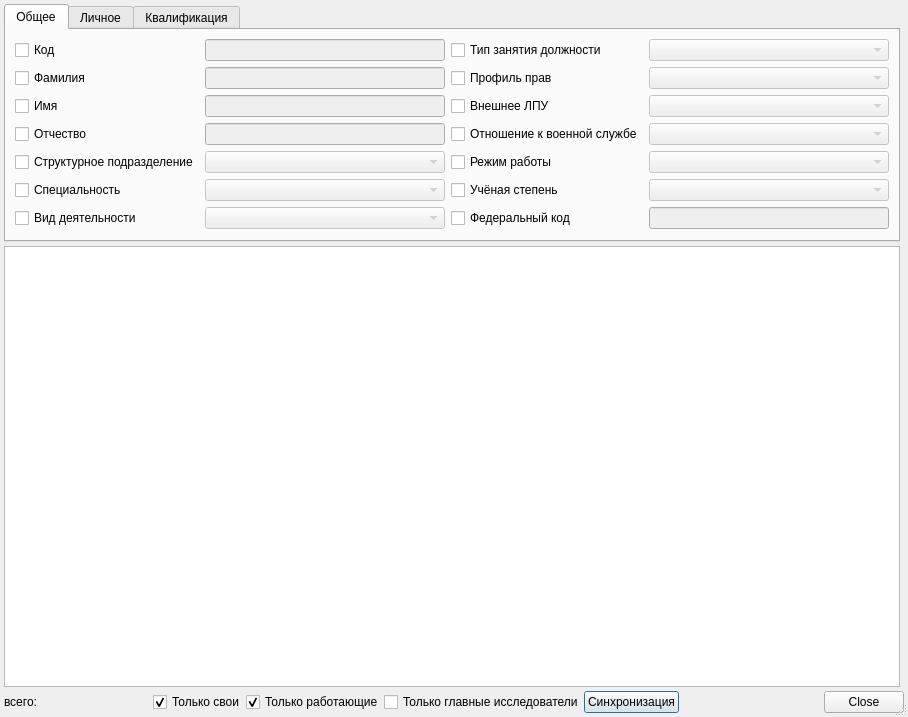
<?xml version="1.0" encoding="UTF-8"?>
<ui version="4.0">
 <class>PersonsListDialog</class>
 <widget class="QDialog" name="PersonsListDialog">
  <property name="windowModality">
   <enum>Qt::ApplicationModal</enum>
  </property>
  <property name="geometry">
   <rect>
    <x>0</x>
    <y>0</y>
    <width>908</width>
    <height>717</height>
   </rect>
  </property>
  <property name="windowTitle">
   <string>Список записей</string>
  </property>
  <property name="sizeGripEnabled">
   <bool>true</bool>
  </property>
  <property name="modal">
   <bool>true</bool>
  </property>
  <layout class="QGridLayout" name="gridLayout">
   <property name="margin">
    <number>4</number>
   </property>
   <property name="spacing">
    <number>4</number>
   </property>
   <item row="30" column="0">
    <widget class="CTableView" name="tblItems">
     <property name="whatsThis">
      <string comment="ура!">список записей</string>
     </property>
     <property name="tabKeyNavigation">
      <bool>false</bool>
     </property>
     <property name="alternatingRowColors">
      <bool>true</bool>
     </property>
    </widget>
   </item>
   <item row="32" column="0" colspan="2">
    <layout class="QHBoxLayout" stretch="0,0,0,0,0,0,0,0">
     <property name="spacing">
      <number>0</number>
     </property>
     <property name="margin">
      <number>0</number>
     </property>
     <item>
      <widget class="QLabel" name="label">
       <property name="text">
        <string>всего: </string>
       </property>
      </widget>
     </item>
     <item>
      <spacer>
       <property name="orientation">
        <enum>Qt::Horizontal</enum>
       </property>
       <property name="sizeHint" stdset="0">
        <size>
         <width>40</width>
         <height>20</height>
        </size>
       </property>
      </spacer>
     </item>
     <item>
      <widget class="QCheckBox" name="chkOnlyOwn">
       <property name="text">
        <string>Только свои</string>
       </property>
       <property name="checked">
        <bool>true</bool>
       </property>
      </widget>
     </item>
     <item>
      <widget class="QCheckBox" name="chkOnlyWorking">
       <property name="text">
        <string>Только работающие</string>
       </property>
       <property name="checked">
        <bool>true</bool>
       </property>
      </widget>
     </item>
     <item>
      <widget class="QCheckBox" name="chkOnlyResearcher">
       <property name="text">
        <string>Только главные исследователи</string>
       </property>
      </widget>
     </item>
     <item>
      <widget class="QPushButton" name="btnSync">
       <property name="text">
        <string>Синхронизация</string>
       </property>
      </widget>
     </item>
     <item>
      <spacer>
       <property name="orientation">
        <enum>Qt::Horizontal</enum>
       </property>
       <property name="sizeHint" stdset="0">
        <size>
         <width>40</width>
         <height>20</height>
        </size>
       </property>
      </spacer>
     </item>
     <item>
      <widget class="QDialogButtonBox" name="buttonBox">
       <property name="standardButtons">
        <set>QDialogButtonBox::Close</set>
       </property>
      </widget>
     </item>
    </layout>
   </item>
   <item row="3" column="0">
    <widget class="QTabWidget" name="tabWidget">
     <property name="sizePolicy">
      <sizepolicy hsizetype="Preferred" vsizetype="Preferred">
       <horstretch>0</horstretch>
       <verstretch>0</verstretch>
      </sizepolicy>
     </property>
     <property name="focusPolicy">
      <enum>Qt::NoFocus</enum>
     </property>
     <property name="contextMenuPolicy">
      <enum>Qt::NoContextMenu</enum>
     </property>
     <property name="layoutDirection">
      <enum>Qt::LeftToRight</enum>
     </property>
     <property name="currentIndex">
      <number>0</number>
     </property>
     <property name="elideMode">
      <enum>Qt::ElideNone</enum>
     </property>
     <widget class="QWidget" name="tabCommon">
      <property name="focusPolicy">
       <enum>Qt::NoFocus</enum>
      </property>
      <attribute name="title">
       <string>Общее</string>
      </attribute>
      <layout class="QGridLayout" name="gridLayout_2">
       <item row="11" column="0">
        <widget class="QCheckBox" name="chkSpec">
         <property name="sizePolicy">
          <sizepolicy hsizetype="Maximum" vsizetype="Fixed">
           <horstretch>0</horstretch>
           <verstretch>0</verstretch>
          </sizepolicy>
         </property>
         <property name="text">
          <string>Специальность</string>
         </property>
        </widget>
       </item>
       <item row="4" column="2">
        <widget class="QCheckBox" name="chkUserRightsProfile">
         <property name="sizePolicy">
          <sizepolicy hsizetype="Maximum" vsizetype="Fixed">
           <horstretch>0</horstretch>
           <verstretch>0</verstretch>
          </sizepolicy>
         </property>
         <property name="text">
          <string>Профиль прав</string>
         </property>
        </widget>
       </item>
       <item row="5" column="2">
        <widget class="QCheckBox" name="chkLPU">
         <property name="sizePolicy">
          <sizepolicy hsizetype="Maximum" vsizetype="Fixed">
           <horstretch>0</horstretch>
           <verstretch>0</verstretch>
          </sizepolicy>
         </property>
         <property name="text">
          <string>Внешнее ЛПУ</string>
         </property>
        </widget>
       </item>
       <item row="11" column="2">
        <widget class="QCheckBox" name="chkAcademicDegree">
         <property name="text">
          <string>Учёная степень</string>
         </property>
        </widget>
       </item>
       <item row="5" column="1">
        <widget class="QLineEdit" name="edtFirstName">
         <property name="enabled">
          <bool>false</bool>
         </property>
        </widget>
       </item>
       <item row="11" column="3">
        <widget class="CEnumComboBox" name="cmbAcademicDegree">
         <property name="enabled">
          <bool>false</bool>
         </property>
        </widget>
       </item>
       <item row="1" column="3">
        <widget class="CEnumComboBox" name="cmbOccupationType">
         <property name="enabled">
          <bool>false</bool>
         </property>
        </widget>
       </item>
       <item row="7" column="2">
        <widget class="QCheckBox" name="chkIsReservist">
         <property name="text">
          <string>Отношение к военной службе</string>
         </property>
        </widget>
       </item>
       <item row="13" column="1">
        <widget class="CRBComboBox" name="cmbActivity">
         <property name="enabled">
          <bool>false</bool>
         </property>
        </widget>
       </item>
       <item row="5" column="0">
        <widget class="QCheckBox" name="chkFirstName">
         <property name="text">
          <string>Имя</string>
         </property>
        </widget>
       </item>
       <item row="4" column="3">
        <widget class="CRBComboBox" name="cmbUserRightsProfile">
         <property name="enabled">
          <bool>false</bool>
         </property>
        </widget>
       </item>
       <item row="1" column="2">
        <widget class="QCheckBox" name="chkOccupationType">
         <property name="text">
          <string>Тип занятия должности</string>
         </property>
        </widget>
       </item>
       <item row="13" column="0">
        <widget class="QCheckBox" name="chkActivity">
         <property name="sizePolicy">
          <sizepolicy hsizetype="Maximum" vsizetype="Fixed">
           <horstretch>0</horstretch>
           <verstretch>0</verstretch>
          </sizepolicy>
         </property>
         <property name="text">
          <string>Вид деятельности</string>
         </property>
        </widget>
       </item>
       <item row="4" column="0">
        <widget class="QCheckBox" name="chkLastName">
         <property name="text">
          <string>Фамилия</string>
         </property>
        </widget>
       </item>
       <item row="7" column="3">
        <widget class="CEnumComboBox" name="cmbIsReservist">
         <property name="enabled">
          <bool>false</bool>
         </property>
        </widget>
       </item>
       <item row="4" column="1">
        <widget class="QLineEdit" name="edtLastName">
         <property name="enabled">
          <bool>false</bool>
         </property>
        </widget>
       </item>
       <item row="9" column="1">
        <widget class="COrgStructureComboBox" name="boxStrPodr">
         <property name="enabled">
          <bool>false</bool>
         </property>
        </widget>
       </item>
       <item row="7" column="1">
        <widget class="QLineEdit" name="edtPatrName">
         <property name="enabled">
          <bool>false</bool>
         </property>
        </widget>
       </item>
       <item row="9" column="3">
        <widget class="CEnumComboBox" name="cmbEmploymentType">
         <property name="enabled">
          <bool>false</bool>
         </property>
        </widget>
       </item>
       <item row="1" column="0">
        <widget class="QCheckBox" name="chkCode">
         <property name="text">
          <string>Код</string>
         </property>
        </widget>
       </item>
       <item row="1" column="1">
        <widget class="QLineEdit" name="edtCode">
         <property name="enabled">
          <bool>false</bool>
         </property>
        </widget>
       </item>
       <item row="13" column="3">
        <widget class="QLineEdit" name="edtFedCode">
         <property name="enabled">
          <bool>false</bool>
         </property>
        </widget>
       </item>
       <item row="9" column="0">
        <widget class="QCheckBox" name="chkStrPodr">
         <property name="sizePolicy">
          <sizepolicy hsizetype="Maximum" vsizetype="Fixed">
           <horstretch>0</horstretch>
           <verstretch>0</verstretch>
          </sizepolicy>
         </property>
         <property name="text">
          <string>Структурное подразделение</string>
         </property>
        </widget>
       </item>
       <item row="9" column="2">
        <widget class="QCheckBox" name="chkEmploymentType">
         <property name="text">
          <string>Режим работы</string>
         </property>
        </widget>
       </item>
       <item row="13" column="2">
        <widget class="QCheckBox" name="chkFedCode">
         <property name="text">
          <string>Федеральный код</string>
         </property>
        </widget>
       </item>
       <item row="11" column="1">
        <widget class="CRBComboBox" name="cmbSpeciality">
         <property name="enabled">
          <bool>false</bool>
         </property>
        </widget>
       </item>
       <item row="7" column="0">
        <widget class="QCheckBox" name="chkPatrName">
         <property name="text">
          <string>Отчество</string>
         </property>
        </widget>
       </item>
       <item row="5" column="3">
        <widget class="CPolyclinicExtendedComboBox" name="cmbOrg">
         <property name="enabled">
          <bool>false</bool>
         </property>
        </widget>
       </item>
      </layout>
     </widget>
     <widget class="QWidget" name="tabPrivateInform">
      <attribute name="title">
       <string>Личное</string>
      </attribute>
      <layout class="QGridLayout" name="gridLayout_6">
       <item row="0" column="0">
        <layout class="QGridLayout" name="gridLayout_5">
         <item row="1" column="0">
          <widget class="QCheckBox" name="chkMaritalStatus">
           <property name="text">
            <string>Семейное положение</string>
           </property>
          </widget>
         </item>
         <item row="4" column="0">
          <widget class="QCheckBox" name="chkBirthDate">
           <property name="text">
            <string>Дата рождения</string>
           </property>
          </widget>
         </item>
         <item row="4" column="1">
          <widget class="CDateEdit" name="edtBirthDate">
           <property name="enabled">
            <bool>false</bool>
           </property>
           <property name="sizePolicy">
            <sizepolicy hsizetype="Fixed" vsizetype="Fixed">
             <horstretch>0</horstretch>
             <verstretch>0</verstretch>
            </sizepolicy>
           </property>
          </widget>
         </item>
         <item row="3" column="1">
          <widget class="QComboBox" name="cmbSex">
           <property name="enabled">
            <bool>false</bool>
           </property>
           <property name="sizePolicy">
            <sizepolicy hsizetype="MinimumExpanding" vsizetype="Fixed">
             <horstretch>0</horstretch>
             <verstretch>0</verstretch>
            </sizepolicy>
           </property>
           <item>
            <property name="text">
             <string/>
            </property>
           </item>
           <item>
            <property name="text">
             <string>М</string>
            </property>
           </item>
           <item>
            <property name="text">
             <string>Ж</string>
            </property>
           </item>
          </widget>
         </item>
         <item row="2" column="0">
          <widget class="QCheckBox" name="chkCitizenship">
           <property name="text">
            <string>Гражданство</string>
           </property>
          </widget>
         </item>
         <item row="0" column="1">
          <widget class="CEnumComboBox" name="cmbRegistryType">
           <property name="enabled">
            <bool>false</bool>
           </property>
           <property name="sizePolicy">
            <sizepolicy hsizetype="MinimumExpanding" vsizetype="Fixed">
             <horstretch>0</horstretch>
             <verstretch>0</verstretch>
            </sizepolicy>
           </property>
          </widget>
         </item>
         <item row="2" column="1">
          <widget class="CRBComboBox" name="cmbCitizenship">
           <property name="enabled">
            <bool>false</bool>
           </property>
           <property name="sizePolicy">
            <sizepolicy hsizetype="MinimumExpanding" vsizetype="Fixed">
             <horstretch>0</horstretch>
             <verstretch>0</verstretch>
            </sizepolicy>
           </property>
          </widget>
         </item>
         <item row="3" column="0">
          <widget class="QCheckBox" name="chkSex">
           <property name="text">
            <string>Пол</string>
           </property>
          </widget>
         </item>
         <item row="0" column="0">
          <widget class="QCheckBox" name="chkRegistryType">
           <property name="text">
            <string>Тип регистрации</string>
           </property>
          </widget>
         </item>
         <item row="1" column="1">
          <widget class="CEnumComboBox" name="cmbMaritalStatus">
           <property name="enabled">
            <bool>false</bool>
           </property>
           <property name="sizePolicy">
            <sizepolicy hsizetype="MinimumExpanding" vsizetype="Fixed">
             <horstretch>0</horstretch>
             <verstretch>0</verstretch>
            </sizepolicy>
           </property>
          </widget>
         </item>
         <item row="0" column="2">
          <spacer name="horizontalSpacer_2">
           <property name="orientation">
            <enum>Qt::Horizontal</enum>
           </property>
           <property name="sizeHint" stdset="0">
            <size>
             <width>40</width>
             <height>20</height>
            </size>
           </property>
          </spacer>
         </item>
        </layout>
       </item>
       <item row="1" column="0">
        <spacer name="verticalSpacer_2">
         <property name="orientation">
          <enum>Qt::Vertical</enum>
         </property>
         <property name="sizeHint" stdset="0">
          <size>
           <width>20</width>
           <height>40</height>
          </size>
         </property>
        </spacer>
       </item>
      </layout>
     </widget>
     <widget class="QWidget" name="tabQualification">
      <property name="layoutDirection">
       <enum>Qt::LeftToRight</enum>
      </property>
      <attribute name="title">
       <string>Квалификация</string>
      </attribute>
      <layout class="QGridLayout" name="gridLayout_4">
       <item row="0" column="0">
        <layout class="QGridLayout" name="gridLayout_3">
         <item row="1" column="1">
          <widget class="CRBComboBox" name="cmbCategory">
           <property name="enabled">
            <bool>false</bool>
           </property>
           <property name="sizePolicy">
            <sizepolicy hsizetype="MinimumExpanding" vsizetype="Fixed">
             <horstretch>0</horstretch>
             <verstretch>0</verstretch>
            </sizepolicy>
           </property>
          </widget>
         </item>
         <item row="0" column="1">
          <widget class="CEnumComboBox" name="cmbEducationType">
           <property name="enabled">
            <bool>false</bool>
           </property>
           <property name="sizePolicy">
            <sizepolicy hsizetype="MinimumExpanding" vsizetype="Fixed">
             <horstretch>0</horstretch>
             <verstretch>0</verstretch>
            </sizepolicy>
           </property>
          </widget>
         </item>
         <item row="1" column="0">
          <widget class="QCheckBox" name="chkCategory">
           <property name="text">
            <string>Категория</string>
           </property>
          </widget>
         </item>
         <item row="0" column="0">
          <widget class="QCheckBox" name="chkEducationType">
           <property name="text">
            <string>Тип образования</string>
           </property>
          </widget>
         </item>
         <item row="0" column="2">
          <spacer name="horizontalSpacer">
           <property name="orientation">
            <enum>Qt::Horizontal</enum>
           </property>
           <property name="sizeHint" stdset="0">
            <size>
             <width>40</width>
             <height>20</height>
            </size>
           </property>
          </spacer>
         </item>
        </layout>
       </item>
       <item row="1" column="0">
        <spacer name="verticalSpacer">
         <property name="orientation">
          <enum>Qt::Vertical</enum>
         </property>
         <property name="sizeHint" stdset="0">
          <size>
           <width>20</width>
           <height>40</height>
          </size>
         </property>
        </spacer>
       </item>
      </layout>
     </widget>
    </widget>
   </item>
  </layout>
 </widget>
 <customwidgets>
  <customwidget>
   <class>CRBComboBox</class>
   <extends>QComboBox</extends>
   <header>library/crbcombobox.h</header>
  </customwidget>
  <customwidget>
   <class>CTableView</class>
   <extends>QTableView</extends>
   <header>library/TableView.h</header>
  </customwidget>
  <customwidget>
   <class>CDateEdit</class>
   <extends>QDateEdit</extends>
   <header>library/DateEdit.h</header>
  </customwidget>
  <customwidget>
   <class>COrgStructureComboBox</class>
   <extends>QComboBox</extends>
   <header>Orgs/OrgStructComboBoxes.h</header>
  </customwidget>
  <customwidget>
   <class>CPolyclinicExtendedComboBox</class>
   <extends>QComboBox</extends>
   <header>Orgs/OrgComboBox.h</header>
  </customwidget>
  <customwidget>
   <class>CEnumComboBox</class>
   <extends>QComboBox</extends>
   <header>library/Enum.h</header>
  </customwidget>
 </customwidgets>
 <tabstops>
  <tabstop>chkCode</tabstop>
  <tabstop>edtCode</tabstop>
  <tabstop>chkLastName</tabstop>
  <tabstop>edtLastName</tabstop>
  <tabstop>chkFirstName</tabstop>
  <tabstop>edtFirstName</tabstop>
  <tabstop>chkPatrName</tabstop>
  <tabstop>edtPatrName</tabstop>
  <tabstop>chkStrPodr</tabstop>
  <tabstop>boxStrPodr</tabstop>
  <tabstop>chkSpec</tabstop>
  <tabstop>cmbSpeciality</tabstop>
  <tabstop>chkActivity</tabstop>
  <tabstop>cmbActivity</tabstop>
  <tabstop>chkOccupationType</tabstop>
  <tabstop>cmbOccupationType</tabstop>
  <tabstop>chkUserRightsProfile</tabstop>
  <tabstop>cmbUserRightsProfile</tabstop>
  <tabstop>chkLPU</tabstop>
  <tabstop>cmbOrg</tabstop>
  <tabstop>chkIsReservist</tabstop>
  <tabstop>cmbIsReservist</tabstop>
  <tabstop>chkEmploymentType</tabstop>
  <tabstop>cmbEmploymentType</tabstop>
  <tabstop>chkAcademicDegree</tabstop>
  <tabstop>cmbAcademicDegree</tabstop>
  <tabstop>chkFedCode</tabstop>
  <tabstop>edtFedCode</tabstop>
  <tabstop>tblItems</tabstop>
  <tabstop>chkOnlyOwn</tabstop>
  <tabstop>chkOnlyWorking</tabstop>
  <tabstop>chkOnlyResearcher</tabstop>
  <tabstop>btnSync</tabstop>
  <tabstop>buttonBox</tabstop>
  <tabstop>chkRegistryType</tabstop>
  <tabstop>cmbRegistryType</tabstop>
  <tabstop>chkMaritalStatus</tabstop>
  <tabstop>cmbMaritalStatus</tabstop>
  <tabstop>chkCitizenship</tabstop>
  <tabstop>cmbCitizenship</tabstop>
  <tabstop>chkSex</tabstop>
  <tabstop>cmbSex</tabstop>
  <tabstop>chkBirthDate</tabstop>
  <tabstop>edtBirthDate</tabstop>
  <tabstop>chkEducationType</tabstop>
  <tabstop>cmbEducationType</tabstop>
  <tabstop>chkCategory</tabstop>
  <tabstop>cmbCategory</tabstop>
 </tabstops>
 <resources/>
 <connections>
  <connection>
   <sender>buttonBox</sender>
   <signal>rejected()</signal>
   <receiver>PersonsListDialog</receiver>
   <slot>close()</slot>
   <hints>
    <hint type="sourcelabel">
     <x>902</x>
     <y>711</y>
    </hint>
    <hint type="destinationlabel">
     <x>777</x>
     <y>420</y>
    </hint>
   </hints>
  </connection>
  <connection>
   <sender>chkFedCode</sender>
   <signal>toggled(bool)</signal>
   <receiver>edtFedCode</receiver>
   <slot>setEnabled(bool)</slot>
   <hints>
    <hint type="sourcelabel">
     <x>667</x>
     <y>234</y>
    </hint>
    <hint type="destinationlabel">
     <x>888</x>
     <y>234</y>
    </hint>
   </hints>
  </connection>
  <connection>
   <sender>chkFedCode</sender>
   <signal>clicked()</signal>
   <receiver>edtFedCode</receiver>
   <slot>setFocus()</slot>
   <hints>
    <hint type="sourcelabel">
     <x>667</x>
     <y>234</y>
    </hint>
    <hint type="destinationlabel">
     <x>888</x>
     <y>234</y>
    </hint>
   </hints>
  </connection>
  <connection>
   <sender>chkStrPodr</sender>
   <signal>toggled(bool)</signal>
   <receiver>boxStrPodr</receiver>
   <slot>setEnabled(bool)</slot>
   <hints>
    <hint type="sourcelabel">
     <x>207</x>
     <y>162</y>
    </hint>
    <hint type="destinationlabel">
     <x>252</x>
     <y>162</y>
    </hint>
   </hints>
  </connection>
  <connection>
   <sender>chkSpec</sender>
   <signal>toggled(bool)</signal>
   <receiver>cmbSpeciality</receiver>
   <slot>setEnabled(bool)</slot>
   <hints>
    <hint type="sourcelabel">
     <x>124</x>
     <y>198</y>
    </hint>
    <hint type="destinationlabel">
     <x>307</x>
     <y>195</y>
    </hint>
   </hints>
  </connection>
  <connection>
   <sender>chkPatrName</sender>
   <signal>toggled(bool)</signal>
   <receiver>edtPatrName</receiver>
   <slot>setEnabled(bool)</slot>
   <hints>
    <hint type="sourcelabel">
     <x>172</x>
     <y>135</y>
    </hint>
    <hint type="destinationlabel">
     <x>300</x>
     <y>137</y>
    </hint>
   </hints>
  </connection>
  <connection>
   <sender>chkActivity</sender>
   <signal>toggled(bool)</signal>
   <receiver>cmbActivity</receiver>
   <slot>setEnabled(bool)</slot>
   <hints>
    <hint type="sourcelabel">
     <x>153</x>
     <y>231</y>
    </hint>
    <hint type="destinationlabel">
     <x>241</x>
     <y>225</y>
    </hint>
   </hints>
  </connection>
  <connection>
   <sender>chkFirstName</sender>
   <signal>toggled(bool)</signal>
   <receiver>edtFirstName</receiver>
   <slot>setEnabled(bool)</slot>
   <hints>
    <hint type="sourcelabel">
     <x>172</x>
     <y>107</y>
    </hint>
    <hint type="destinationlabel">
     <x>244</x>
     <y>109</y>
    </hint>
   </hints>
  </connection>
  <connection>
   <sender>chkLastName</sender>
   <signal>toggled(bool)</signal>
   <receiver>edtLastName</receiver>
   <slot>setEnabled(bool)</slot>
   <hints>
    <hint type="sourcelabel">
     <x>139</x>
     <y>81</y>
    </hint>
    <hint type="destinationlabel">
     <x>256</x>
     <y>78</y>
    </hint>
   </hints>
  </connection>
  <connection>
   <sender>chkCode</sender>
   <signal>toggled(bool)</signal>
   <receiver>edtCode</receiver>
   <slot>setEnabled(bool)</slot>
   <hints>
    <hint type="sourcelabel">
     <x>182</x>
     <y>43</y>
    </hint>
    <hint type="destinationlabel">
     <x>263</x>
     <y>47</y>
    </hint>
   </hints>
  </connection>
  <connection>
   <sender>chkOccupationType</sender>
   <signal>toggled(bool)</signal>
   <receiver>cmbOccupationType</receiver>
   <slot>setEnabled(bool)</slot>
   <hints>
    <hint type="sourcelabel">
     <x>649</x>
     <y>50</y>
    </hint>
    <hint type="destinationlabel">
     <x>707</x>
     <y>45</y>
    </hint>
   </hints>
  </connection>
  <connection>
   <sender>chkAcademicDegree</sender>
   <signal>toggled(bool)</signal>
   <receiver>cmbAcademicDegree</receiver>
   <slot>setEnabled(bool)</slot>
   <hints>
    <hint type="sourcelabel">
     <x>619</x>
     <y>200</y>
    </hint>
    <hint type="destinationlabel">
     <x>726</x>
     <y>200</y>
    </hint>
   </hints>
  </connection>
  <connection>
   <sender>chkEmploymentType</sender>
   <signal>toggled(bool)</signal>
   <receiver>cmbEmploymentType</receiver>
   <slot>setEnabled(bool)</slot>
   <hints>
    <hint type="sourcelabel">
     <x>616</x>
     <y>168</y>
    </hint>
    <hint type="destinationlabel">
     <x>748</x>
     <y>167</y>
    </hint>
   </hints>
  </connection>
  <connection>
   <sender>chkIsReservist</sender>
   <signal>toggled(bool)</signal>
   <receiver>cmbIsReservist</receiver>
   <slot>setEnabled(bool)</slot>
   <hints>
    <hint type="sourcelabel">
     <x>660</x>
     <y>137</y>
    </hint>
    <hint type="destinationlabel">
     <x>701</x>
     <y>136</y>
    </hint>
   </hints>
  </connection>
  <connection>
   <sender>chkLPU</sender>
   <signal>toggled(bool)</signal>
   <receiver>cmbOrg</receiver>
   <slot>setEnabled(bool)</slot>
   <hints>
    <hint type="sourcelabel">
     <x>551</x>
     <y>108</y>
    </hint>
    <hint type="destinationlabel">
     <x>694</x>
     <y>106</y>
    </hint>
   </hints>
  </connection>
  <connection>
   <sender>chkUserRightsProfile</sender>
   <signal>toggled(bool)</signal>
   <receiver>cmbUserRightsProfile</receiver>
   <slot>setEnabled(bool)</slot>
   <hints>
    <hint type="sourcelabel">
     <x>543</x>
     <y>76</y>
    </hint>
    <hint type="destinationlabel">
     <x>684</x>
     <y>78</y>
    </hint>
   </hints>
  </connection>
  <connection>
   <sender>chkRegistryType</sender>
   <signal>toggled(bool)</signal>
   <receiver>cmbRegistryType</receiver>
   <slot>setEnabled(bool)</slot>
   <hints>
    <hint type="sourcelabel">
     <x>140</x>
     <y>42</y>
    </hint>
    <hint type="destinationlabel">
     <x>290</x>
     <y>47</y>
    </hint>
   </hints>
  </connection>
  <connection>
   <sender>chkMaritalStatus</sender>
   <signal>toggled(bool)</signal>
   <receiver>cmbMaritalStatus</receiver>
   <slot>setEnabled(bool)</slot>
   <hints>
    <hint type="sourcelabel">
     <x>165</x>
     <y>76</y>
    </hint>
    <hint type="destinationlabel">
     <x>258</x>
     <y>79</y>
    </hint>
   </hints>
  </connection>
  <connection>
   <sender>chkCitizenship</sender>
   <signal>toggled(bool)</signal>
   <receiver>cmbCitizenship</receiver>
   <slot>setEnabled(bool)</slot>
   <hints>
    <hint type="sourcelabel">
     <x>122</x>
     <y>110</y>
    </hint>
    <hint type="destinationlabel">
     <x>231</x>
     <y>115</y>
    </hint>
   </hints>
  </connection>
  <connection>
   <sender>chkEducationType</sender>
   <signal>toggled(bool)</signal>
   <receiver>cmbEducationType</receiver>
   <slot>setEnabled(bool)</slot>
   <hints>
    <hint type="sourcelabel">
     <x>116</x>
     <y>46</y>
    </hint>
    <hint type="destinationlabel">
     <x>276</x>
     <y>50</y>
    </hint>
   </hints>
  </connection>
  <connection>
   <sender>chkCategory</sender>
   <signal>toggled(bool)</signal>
   <receiver>cmbCategory</receiver>
   <slot>setEnabled(bool)</slot>
   <hints>
    <hint type="sourcelabel">
     <x>95</x>
     <y>76</y>
    </hint>
    <hint type="destinationlabel">
     <x>252</x>
     <y>76</y>
    </hint>
   </hints>
  </connection>
  <connection>
   <sender>chkSex</sender>
   <signal>toggled(bool)</signal>
   <receiver>cmbSex</receiver>
   <slot>setEnabled(bool)</slot>
   <hints>
    <hint type="sourcelabel">
     <x>56</x>
     <y>145</y>
    </hint>
    <hint type="destinationlabel">
     <x>269</x>
     <y>148</y>
    </hint>
   </hints>
  </connection>
  <connection>
   <sender>chkBirthDate</sender>
   <signal>toggled(bool)</signal>
   <receiver>edtBirthDate</receiver>
   <slot>setEnabled(bool)</slot>
   <hints>
    <hint type="sourcelabel">
     <x>129</x>
     <y>176</y>
    </hint>
    <hint type="destinationlabel">
     <x>254</x>
     <y>176</y>
    </hint>
   </hints>
  </connection>
 </connections>
</ui>
